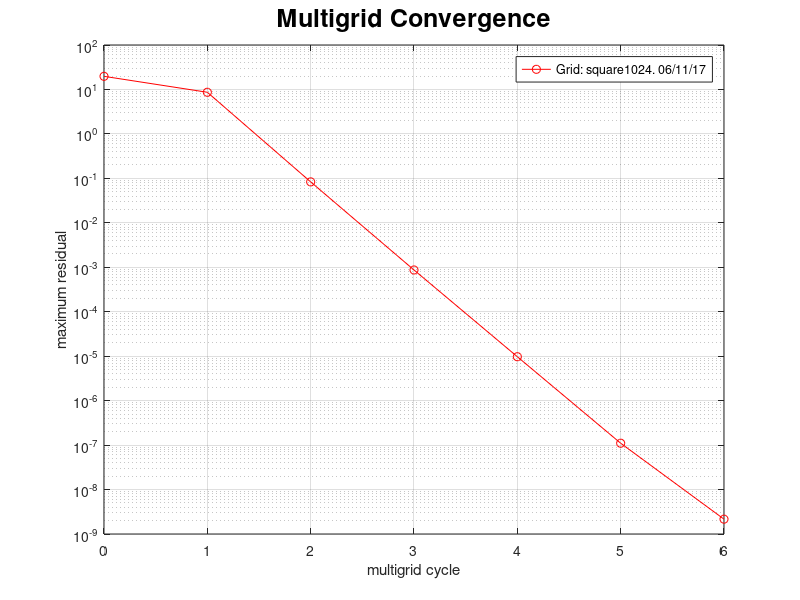

MATLAB code for this plot:
t=[0 1 2 3 4 5 6 ];
defect=[1.974e+01 8.646e+00 8.337e-02 8.693e-04 9.725e-06 1.102e-07 2.156e-09 ];
clf
set(gca,'FontSize',16);
plot(t,defect,'r-o');
title('Multigrid Convergence','FontSize',18);
ylabel('maximum residual');
xlabel('multigrid cycle');
set(gca,'YScale','log');
grid on
legend('Grid: square1024. 06/11/17','BC: NMNN.','Second-order accurate.','1.1e+06 points. 5 levels.','CR=0.012, ECR=0.50, W[2,1]');
% pause
% print -deps2 residual.eps


% print -depsc2 residual.eps


